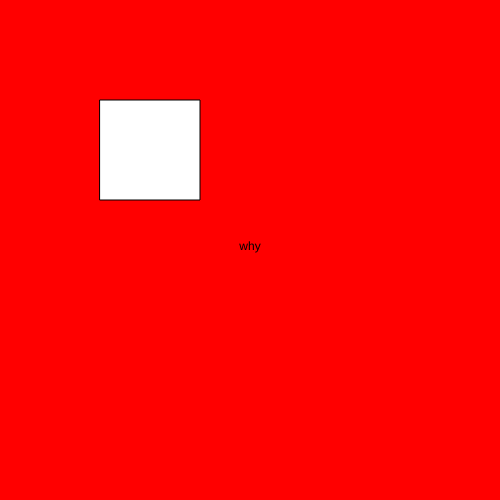
Frame 1 (no input)
Frame 60 (no input): identical to frame 1, image omitted
Frame 120 (the mouse pressed at the canvas centre since frame 60): identical to frame 1, image omitted

The p5.js sketch that drew this single still picture (run headless with seeded random() and noise() and a simulated clock; from frame 60 on, the mouse is pressed at the canvas centre):

// p5.js sketch
// ── sketch.js
/// <reference path="../../libs/TSDef/p5.global-mode.d.ts" />

let state = 0;

function setup() {
  createCanvas(500, 500);
  textAlign(CENTER)
}

function draw() {
switch (state) {
  case 0:
    background("red");
    text("why", width / 2, height / 2);
    break;
  case 1:
    background("blue");
    text("haha", width / 2, height / 2);
    break;
}
rect(100, 100, 100, 100);
}


function mouseReleased() {
  if(mouseX > 100 && mouseX < 200 && mouseY > 100 && mouseY < 200) {
    state ++;
    if(state >1 ) state = 0;
  }
}
